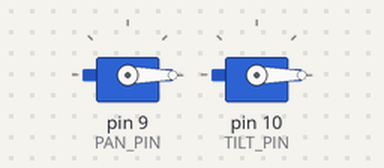
Recording of a sketch running on a simulated Arduino Uno, built with avr-gcc and run on an emulated ATmega328P. On the bench: 2 × servo.

Above: at 0.1 s.
At 10.38 s:
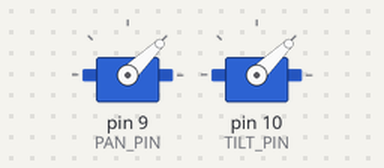
At 20.5 s:
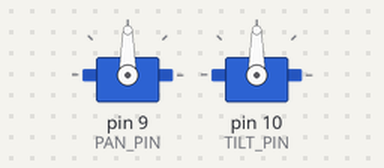
At 39.37 s:
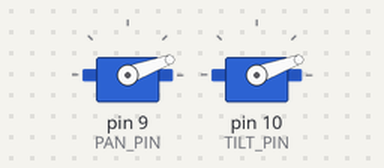
Timing chart, 0 to 40.0 s (numbered marks = the images above):
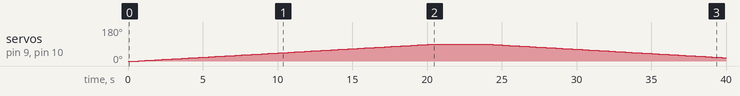

The sketch:

servo_sweep_smooth.ino
```cpp
/*
 * NeuraCam — Smooth servo sweep demo
 * Moves both pan and tilt from 0° to 90° over 20 seconds,
 * holds, then returns to 0° over 20 seconds. Repeats forever.
 *
 * Pan:  D9   (0-180° range)
 * Tilt: D10  (45-135° range for gimbal, but uses 0-90 here for demo)
 *
 * Smoothness: 1° steps every 222ms = 4.5°/sec
 */

#include <Servo.h>

Servo panServo;
Servo tiltServo;

const int PAN_PIN   = 9;
const int TILT_PIN  = 10;

const int STEP_DELAY_MS = 222;    // ~4.5 degrees/second
const int HOLD_MS       = 3000;   // pause at each end

void setup() {
  panServo.attach(PAN_PIN);
  tiltServo.attach(TILT_PIN);
  panServo.write(0);
  tiltServo.write(0);
  delay(500);
}

void loop() {
  // ── Sweep up: 0 → 90 over 20 seconds ──
  for (int angle = 0; angle <= 90; angle++) {
    panServo.write(angle);
    tiltServo.write(angle);
    delay(STEP_DELAY_MS);
  }

  // ── Hold at 90 ──
  delay(HOLD_MS);

  // ── Sweep down: 90 → 0 over 20 seconds ──
  for (int angle = 90; angle >= 0; angle--) {
    panServo.write(angle);
    tiltServo.write(angle);
    delay(STEP_DELAY_MS);
  }

  // ── Hold at 0 ──
  delay(HOLD_MS);
}
```

Measured:
- by itself, servo on pin 9 (PAN_PIN), servo on pin 10 (TILT_PIN): rises from 0° to 90° in 19.8 s, then falls to 17° in 19.4 s
